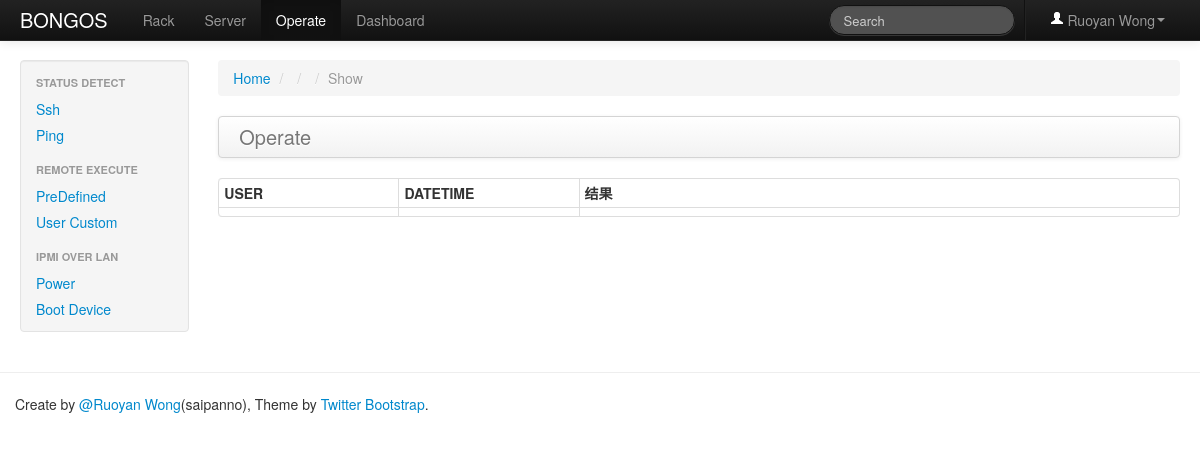
The app's page /operate/show/3 (signed in), older data.
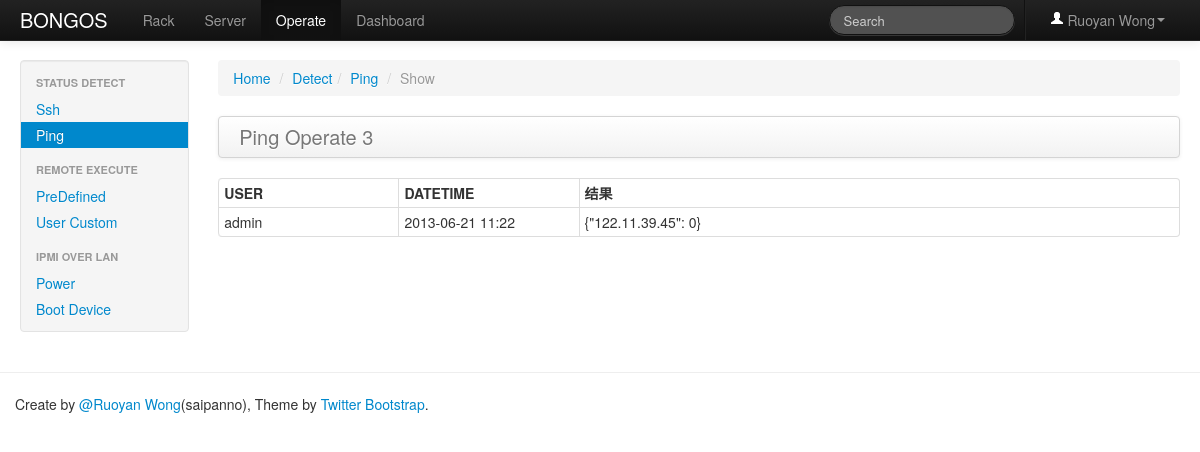
The same page, newer data.
### web/models/operate.py (models this page shows, shortened)
class OperateDb(db.Model):
    __tablename__ = app.config['OPERATE_LISTS']
    id = db.Column(db.Integer, primary_key=True)
    author = db.Column(db.UnicodeText, nullable=False)
    datetime = db.Column(db.String, nullable=False)
    operate_type = db.Column(db.Integer, nullable=False)
    server_list = db.Column(db.UnicodeText, nullable=False)
    template_script = db.Column(db.UnicodeText, nullable=False)
    template_vars = db.Column(db.UnicodeText, nullable=False)
    ssh_config = db.Column(db.Integer, nullable=False)
    status = db.Column(db.UnicodeText, nullable=False)
    result = db.Column(db.UnicodeText, nullable=False)

### web/views/operate.py (the view)
@app.route('/operate/show/<int:operate_id>')
@login_required
def show_operate_ctrl(operate_id):
    execute = OperateDb.query.filter_by(id=operate_id).first()
    return render_template('operate/show_operate.html', execute=execute)

### web/extensions.py (called while the page is built)
def login_required(f):
    @wraps(f)
    def wrapper(*args, **kwargs):
        if not session.get('is_login'):
            flash('Login Required.', 'error')
            return redirect(url_for('user_login_ctrl', next=request.url))
        return f(*args, **kwargs)
    return wrapper

### web/templates/operate/show_operate.html (shortened to what this page needs)
{% extends "operate/operate_base.html" %}
{% import "macro.html" as ext %}
{% if execute.operate_type == 'Ssh' %}
    {% set operate_title = 'Detect' %}
    {% set operate_create_url = url_for('create_ssh_detect_ctrl') %}
{% elif execute.operate_type == 'Ping' %}
    {% set operate_title = 'Detect' %}
    {% set operate_create_url = url_for('create_ping_detect_ctrl') %}
{% elif execute.operate_type == 'Custom' %}
    {% set operate_title = 'Execute' %}
    {% set operate_create_url = url_for('create_custom_execute_ctrl') %}
{% elif execute.operate_type == 'PreDefined' %}
    {% set operate_title = 'Execute' %}
    {% set operate_create_url = url_for('create_predefined_execute_ctrl') %}
{% endif %}
{% block active_operate_ssh %}{% if execute.operate_type == 'Ssh' %}active{% endif %}{% endblock %}
{% block active_operate_ping %}{% if execute.operate_type == 'Ping' %}active{% endif %}{% endblock %}
{% block active_operate_custom %}{% if execute.operate_type == 'Custom' %}active{% endif %}{% endblock %}
{% block active_operate_predefined %}{% if execute.operate_type == 'PreDefined' %}active{% endif %}{% endblock %}
{% block main %}
    <div class="span10">
        <ul class="breadcrumb">
            <li><a href="/">Home</a> <span class="divider">/</span></li>
            <li><a href="#">{{ operate_title }}</a><span class="divider">/</span></li>
            <li><a href="#">{{ execute.operate_type }}</a> <span class="divider">/</span></li>
            <li class="active">Show</li>
        </ul>
        <div class="navbar">
            <div class="navbar-inner">
                <a class="brand" href="#">{{ execute.operate_type }} Operate {{ execute.id }}</a>
            </div>
        </div>
        <table class="table table-hover table-bordered table-condensed">
            <thead>
            <tr>
                <th>USER</th>
                <th>DATETIME</th>
                <th>结果</th>
            </tr>
            </thead>
            <tbody>
            <tr>
                <td style="width: 15%">{{ execute.author }}</td>
                <td style="width: 15%">{{ execute.datetime }}</td>
                <td style="width: 50%">{{ execute.result }}</td>
            </tr>
            </tbody>
        </table>
    </div>
{% endblock %}

Row changes from the older to the newer data that the page shows:
added OperateDb: operate_type "Ping", id "3", author "admin", datetime "2013-06-21 11:22", result "{\"122.11.39.45\": 0}"
Text that changed along with them:
{{ operate_title }}: (not shown) → "Detect"
